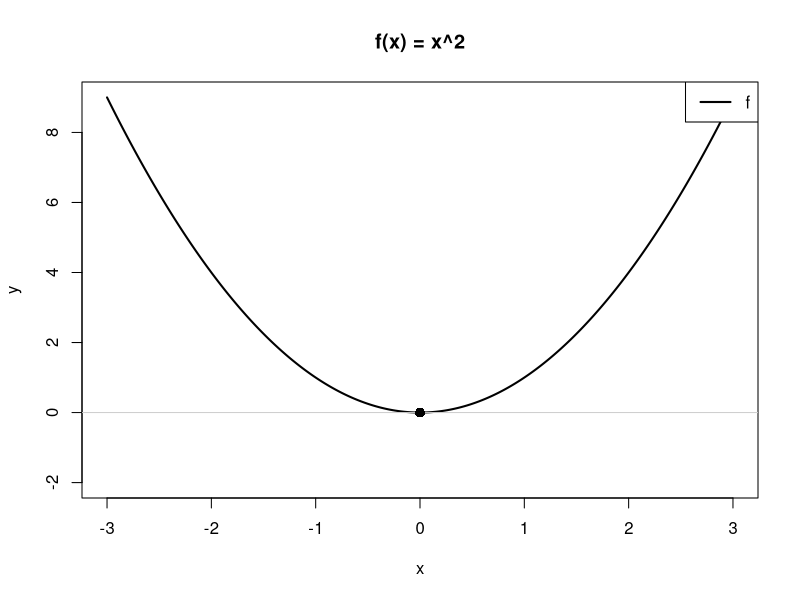
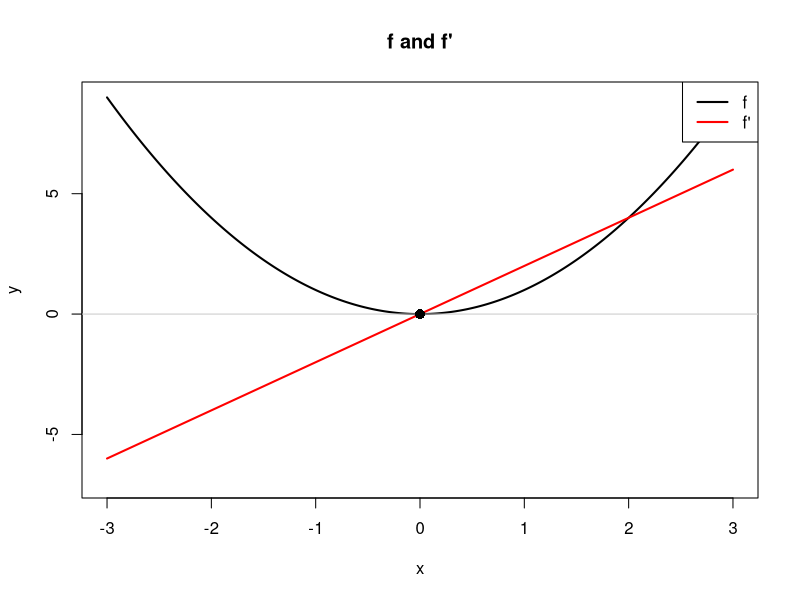
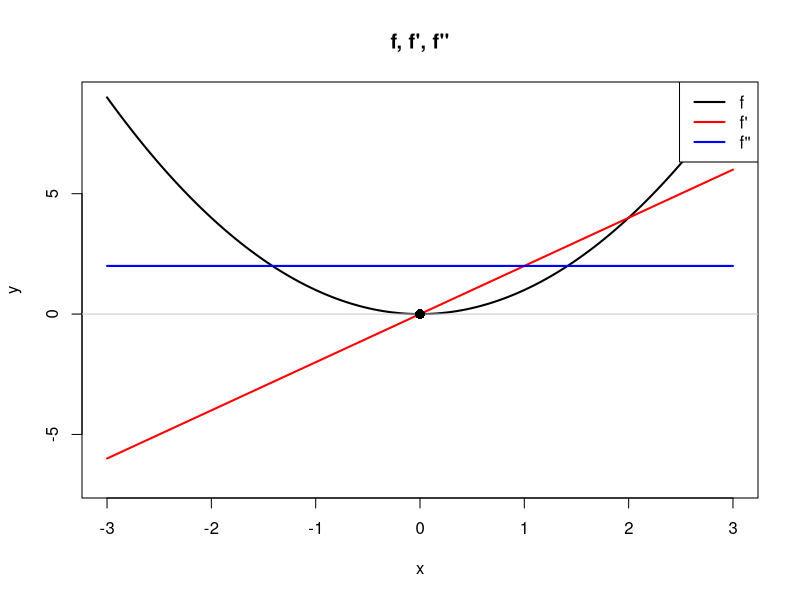
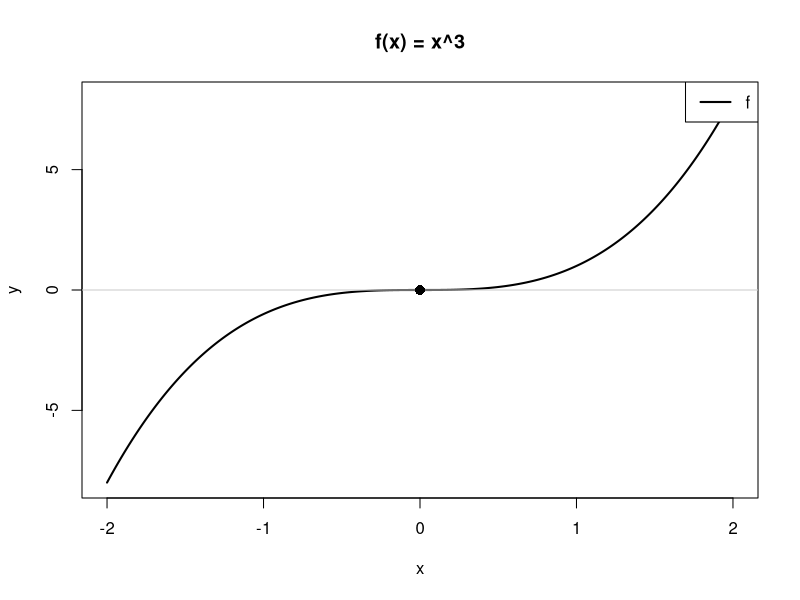
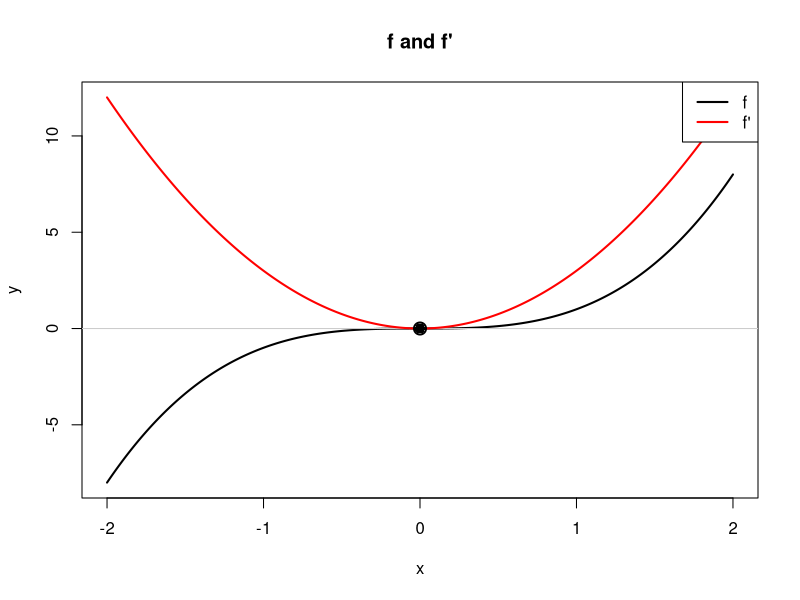
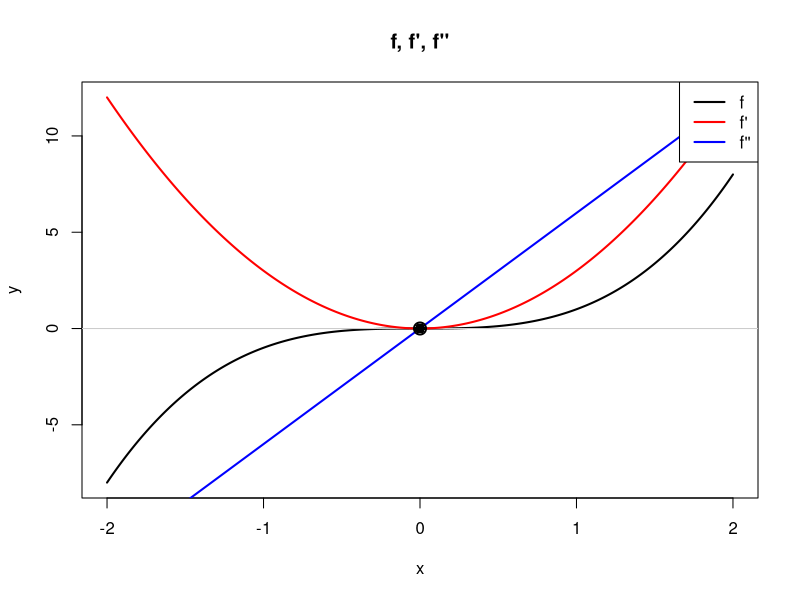
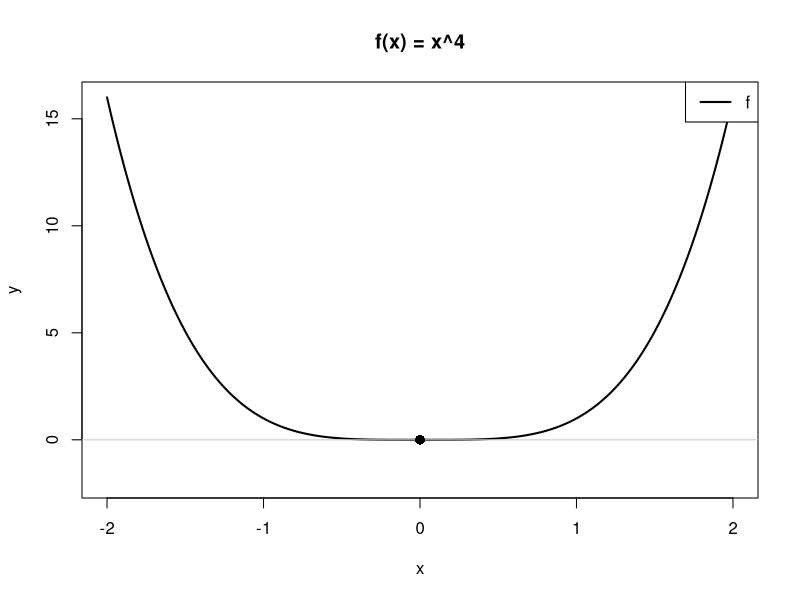
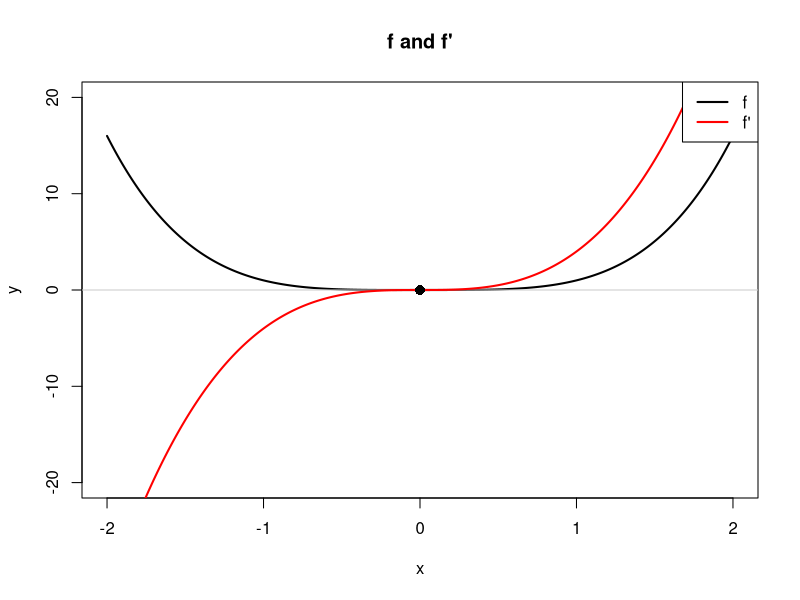

Source code (R) for these figures, in order:
## ---- chunk 1
plot_derivs <- function(x, f, fp = NULL, fpp = NULL,
                        zeros = NULL, inflections = NULL,
                        ylim = NULL, main = "") {
  ys <- f(x)
  if (!is.null(fp))  ys <- c(ys, fp(x))
  if (!is.null(fpp)) ys <- c(ys, fpp(x))
  if (is.null(ylim)) ylim <- range(ys, finite = TRUE)
  plot(x, f(x), type = "l", lwd = 2, col = "black",
       ylim = ylim, ylab = "y", main = main)
  abline(h = 0, col = "gray80")
  if (!is.null(fp))  lines(x, fp(x),  col = "red",  lwd = 2)
  if (!is.null(fpp)) lines(x, fpp(x), col = "blue", lwd = 2)
  if (!is.null(zeros))       points(zeros, rep(0, length(zeros)), pch = 16, cex = 1.3)
  if (!is.null(inflections)) points(inflections, rep(0, length(inflections)), pch = 1, cex = 1.6, lwd = 2)
  legend_lab <- "f"; legend_col <- "black"
  if (!is.null(fp))  { legend_lab <- c(legend_lab, "f'");  legend_col <- c(legend_col, "red") }
  if (!is.null(fpp)) { legend_lab <- c(legend_lab, "f''"); legend_col <- c(legend_col, "blue") }
  legend("topright", legend = legend_lab, col = legend_col, lty = 1, lwd = 2, bg = "white")
}
## ---- chunk 2
f <- function(x){ x^2 }
x <- seq(-3, 3, 0.01)
plot_derivs(x, f,
            zeros = c(0),
            ylim  = c(-2, 9),
            main  = "f(x) = x^2")
## ---- chunk 3
fp <- function(x){ 2*x }
plot_derivs(x, f, fp = fp,
            zeros       = c(0),
            inflections = NULL,
            ylim        = c(-7, 9),
            main        = "f and f'")
## ---- chunk 4
fpp <- function(x){ rep(2, length(x)) }
plot_derivs(x, f, fp = fp, fpp = fpp,
            zeros       = c(0),
            inflections = NULL,
            ylim        = c(-7, 9),
            main        = "f, f', f''")
## ---- chunk 5
f <- function(x){ x^3 }
x <- seq(-2, 2, 0.01)
plot_derivs(x, f,
            zeros = c(0),
            ylim  = c(-8, 8),
            main  = "f(x) = x^3")
## ---- chunk 6
fp <- function(x){ 3*x^2 }
plot_derivs(x, f, fp = fp,
            zeros       = c(0),
            inflections = c(0),
            ylim        = c(-8, 12),
            main        = "f and f'")
## ---- chunk 7
fpp <- function(x){ 6*x }
plot_derivs(x, f, fp = fp, fpp = fpp,
            zeros       = c(0),
            inflections = c(0),
            ylim        = c(-8, 12),
            main        = "f, f', f''")
## ---- chunk 8
f <- function(x){ x^4 }
x <- seq(-2, 2, 0.01)
plot_derivs(x, f,
            zeros = c(0),
            ylim  = c(-2, 16),
            main  = "f(x) = x^4")
## ---- chunk 9
fp <- function(x){ 4*x^3 }
plot_derivs(x, f, fp = fp,
            zeros       = c(0),
            inflections = NULL,
            ylim        = c(-20, 20),
            main        = "f and f'")
## ---- chunk 10
fpp <- function(x){ 12*x^2 }
plot_derivs(x, f, fp = fp, fpp = fpp,
            zeros       = c(0),
            inflections = NULL,
            ylim        = c(-20, 20),
            main        = "f, f', f''")
## ---- chunk 11
f <- function(x){ exp(x) }
x <- seq(-2, 3, 0.01)
plot_derivs(x, f,
            zeros = NULL,
            ylim  = c(0, 20),
            main  = "f(x) = e^x")
## ---- chunk 12
fp <- function(x){ exp(x) }
plot_derivs(x, f, fp = fp,
            zeros       = NULL,
            inflections = NULL,
            ylim        = c(0, 20),
            main        = "f and f' (identical)")
## ---- chunk 13
fpp <- function(x){ exp(x) }
plot_derivs(x, f, fp = fp, fpp = fpp,
            zeros       = NULL,
            inflections = NULL,
            ylim        = c(0, 20),
            main        = "f, f', f'' (all three coincide)")
## ---- chunk 14
f <- function(x){ log(x) }       # log() in R is the natural log
x <- seq(0.1, 5, 0.01)            # start past 0 to avoid -Inf
plot_derivs(x, f,
            zeros = c(1),
            ylim  = c(-3, 2),
            main  = "f(x) = ln(x)")
## ---- chunk 15
fp <- function(x){ 1/x }
plot_derivs(x, f, fp = fp,
            zeros       = c(1),
            inflections = NULL,
            ylim        = c(-3, 5),
            main        = "f and f'")
## ---- chunk 16
fpp <- function(x){ -1/x^2 }
plot_derivs(x, f, fp = fp, fpp = fpp,
            zeros       = c(1),
            inflections = NULL,
            ylim        = c(-3, 5),
            main        = "f, f', f''")
## ---- chunk 17
f <- function(x){ x^3 - 3*x }
x <- seq(-2.5, 2.5, 0.01)
plot_derivs(x, f,
            zeros = c(-sqrt(3), 0, sqrt(3)),
            ylim  = c(-4, 4),
            main  = "f(x) = x^3 - 3x")
## ---- chunk 18
fp <- function(x){ 3*x^2 - 3 }
plot_derivs(x, f, fp = fp,
            zeros       = c(-sqrt(3), 0, sqrt(3)),
            inflections = c(0),
            ylim        = c(-6, 8),
            main        = "f and f'")
## ---- chunk 19
fpp <- function(x){ 6*x }
plot_derivs(x, f, fp = fp, fpp = fpp,
            zeros       = c(-sqrt(3), 0, sqrt(3)),
            inflections = c(0),
            ylim        = c(-15, 15),
            main        = "f, f', f''")
## ---- chunk 20
f <- function(x){ x^4 - 4*x^2 }
x <- seq(-2.5, 2.5, 0.01)
plot_derivs(x, f,
            zeros = c(-2, 0, 2),
            ylim  = c(-5, 8),
            main  = "f(x) = x^4 - 4x^2")
## ---- chunk 21
fp <- function(x){ 4*x^3 - 8*x }
plot_derivs(x, f, fp = fp,
            zeros       = c(-2, 0, 2),
            inflections = c(-sqrt(2/3), sqrt(2/3)),
            ylim        = c(-10, 10),
            main        = "f and f'")
## ---- chunk 22
fpp <- function(x){ 12*x^2 - 8 }
plot_derivs(x, f, fp = fp, fpp = fpp,
            zeros       = c(-2, 0, 2),
            inflections = c(-sqrt(2/3), sqrt(2/3)),
            ylim        = c(-12, 12),
            main        = "f, f', f''")
